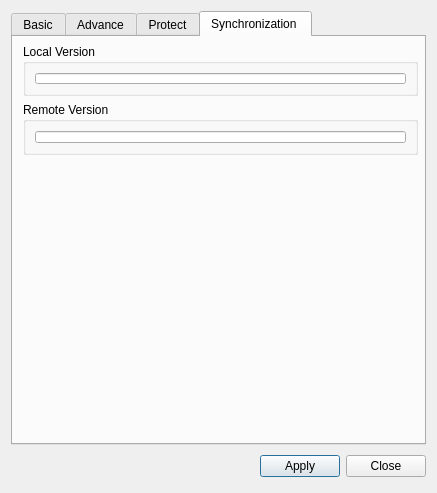
<?xml version="1.0" encoding="UTF-8"?>
<ui version="4.0">
 <class>PropOfDirDialog</class>
 <widget class="QDialog" name="PropOfDirDialog">
  <property name="geometry">
   <rect>
    <x>0</x>
    <y>0</y>
    <width>437</width>
    <height>456</height>
   </rect>
  </property>
  <property name="sizePolicy">
   <sizepolicy hsizetype="Minimum" vsizetype="Preferred">
    <horstretch>0</horstretch>
    <verstretch>0</verstretch>
   </sizepolicy>
  </property>
  <property name="windowTitle">
   <string>Properties Of Directory</string>
  </property>
  <layout class="QVBoxLayout">
   <item>
    <widget class="QTabWidget" name="tabWidget">
     <property name="currentIndex">
      <number>3</number>
     </property>
     <widget class="QWidget" name="basic">
      <attribute name="title">
       <string>Basic</string>
      </attribute>
      <layout class="QGridLayout" name="gridLayout_5">
       <item row="0" column="0">
        <widget class="QGroupBox" name="groupBox">
         <property name="sizePolicy">
          <sizepolicy hsizetype="Preferred" vsizetype="Preferred">
           <horstretch>0</horstretch>
           <verstretch>0</verstretch>
          </sizepolicy>
         </property>
         <property name="title">
          <string>Name</string>
         </property>
         <layout class="QGridLayout">
          <item row="1" column="0">
           <widget class="QLineEdit" name="name"/>
          </item>
         </layout>
        </widget>
       </item>
       <item row="1" column="0">
        <widget class="QGroupBox" name="groupBox_3">
         <property name="title">
          <string>UUID</string>
         </property>
         <layout class="QGridLayout" name="gridLayout_2">
          <item row="0" column="0">
           <widget class="QLineEdit" name="uuid"/>
          </item>
         </layout>
        </widget>
       </item>
       <item row="2" column="0">
        <widget class="QGroupBox" name="groupBox_4">
         <property name="title">
          <string>Icon</string>
         </property>
         <layout class="QGridLayout" name="gridLayout_3">
          <item row="0" column="0">
           <layout class="QHBoxLayout" name="horizontalLayout_7">
            <item>
             <widget class="QToolButton" name="icon">
              <property name="text">
               <string>...</string>
              </property>
             </widget>
            </item>
            <item>
             <widget class="QToolButton" name="changIconBtn">
              <property name="text">
               <string>ChangeIcon</string>
              </property>
             </widget>
            </item>
           </layout>
          </item>
         </layout>
        </widget>
       </item>
       <item row="3" column="0">
        <widget class="QGroupBox" name="groupBox_5">
         <property name="title">
          <string>Location</string>
         </property>
         <layout class="QGridLayout" name="gridLayout_4">
          <item row="0" column="0">
           <widget class="QLineEdit" name="location"/>
          </item>
         </layout>
        </widget>
       </item>
       <item row="4" column="0">
        <widget class="QGroupBox" name="groupBox_2">
         <property name="title">
          <string>Description</string>
         </property>
         <layout class="QGridLayout" name="gridLayout">
          <item row="0" column="0">
           <widget class="QTextEdit" name="desp"/>
          </item>
         </layout>
        </widget>
       </item>
      </layout>
     </widget>
     <widget class="QWidget" name="protect">
      <attribute name="title">
       <string>Advance</string>
      </attribute>
      <widget class="QGroupBox" name="groupBox_6">
       <property name="geometry">
        <rect>
         <x>20</x>
         <y>10</y>
         <width>361</width>
         <height>141</height>
        </rect>
       </property>
       <property name="title">
        <string>Count</string>
       </property>
       <widget class="QWidget" name="layoutWidget">
        <property name="geometry">
         <rect>
          <x>20</x>
          <y>30</y>
          <width>101</width>
          <height>91</height>
         </rect>
        </property>
        <layout class="QVBoxLayout" name="verticalLayout_2">
         <item>
          <widget class="QLabel" name="label_2">
           <property name="text">
            <string>Files Count:</string>
           </property>
          </widget>
         </item>
         <item>
          <widget class="QLabel" name="label_3">
           <property name="text">
            <string>Directory Count:</string>
           </property>
          </widget>
         </item>
         <item>
          <widget class="QLabel" name="label">
           <property name="text">
            <string>Size:</string>
           </property>
          </widget>
         </item>
        </layout>
       </widget>
       <widget class="QWidget" name="layoutWidget">
        <property name="geometry">
         <rect>
          <x>130</x>
          <y>30</y>
          <width>101</width>
          <height>91</height>
         </rect>
        </property>
        <layout class="QVBoxLayout" name="verticalLayout_3">
         <item>
          <widget class="QLabel" name="fileCount">
           <property name="text">
            <string/>
           </property>
          </widget>
         </item>
         <item>
          <widget class="QLabel" name="dirCount">
           <property name="text">
            <string/>
           </property>
          </widget>
         </item>
         <item>
          <widget class="QLabel" name="fileSize">
           <property name="text">
            <string/>
           </property>
          </widget>
         </item>
        </layout>
       </widget>
      </widget>
     </widget>
     <widget class="QWidget" name="tab">
      <attribute name="title">
       <string>Protect</string>
      </attribute>
      <widget class="QGroupBox" name="groupBox_8">
       <property name="geometry">
        <rect>
         <x>20</x>
         <y>20</y>
         <width>381</width>
         <height>211</height>
        </rect>
       </property>
       <property name="title">
        <string>Set Protect Password</string>
       </property>
       <widget class="QCheckBox" name="isProtect">
        <property name="geometry">
         <rect>
          <x>10</x>
          <y>30</y>
          <width>125</width>
          <height>16</height>
         </rect>
        </property>
        <property name="text">
         <string>Protect Directory</string>
        </property>
       </widget>
       <widget class="QWidget" name="layoutWidget_2">
        <property name="geometry">
         <rect>
          <x>10</x>
          <y>60</y>
          <width>361</width>
          <height>132</height>
         </rect>
        </property>
        <layout class="QHBoxLayout" name="horizontalLayout_2">
         <item>
          <layout class="QVBoxLayout" name="verticalLayout_5">
           <item>
            <widget class="QLabel" name="label_5">
             <property name="text">
              <string>Original  Password:</string>
             </property>
            </widget>
           </item>
           <item>
            <widget class="QLabel" name="label_10">
             <property name="text">
              <string>Password:          </string>
             </property>
            </widget>
           </item>
           <item>
            <widget class="QLabel" name="label_11">
             <property name="text">
              <string>ReInput Password:  </string>
             </property>
            </widget>
           </item>
          </layout>
         </item>
         <item>
          <layout class="QVBoxLayout" name="verticalLayout_6">
           <item>
            <widget class="QLineEdit" name="orgpwd">
             <property name="echoMode">
              <enum>QLineEdit::Password</enum>
             </property>
            </widget>
           </item>
           <item>
            <widget class="QLineEdit" name="pwd">
             <property name="echoMode">
              <enum>QLineEdit::Password</enum>
             </property>
            </widget>
           </item>
           <item>
            <widget class="QLineEdit" name="repwd">
             <property name="echoMode">
              <enum>QLineEdit::Password</enum>
             </property>
            </widget>
           </item>
          </layout>
         </item>
        </layout>
       </widget>
      </widget>
     </widget>
     <widget class="QWidget" name="synch">
      <attribute name="title">
       <string>Synchronization </string>
      </attribute>
      <widget class="QGroupBox" name="groupBox_7">
       <property name="geometry">
        <rect>
         <x>10</x>
         <y>65</y>
         <width>395</width>
         <height>53</height>
        </rect>
       </property>
       <property name="title">
        <string>Remote Version</string>
       </property>
       <layout class="QGridLayout" name="gridLayout_8">
        <item row="0" column="0">
         <widget class="QLineEdit" name="remoteVer"/>
        </item>
       </layout>
      </widget>
      <widget class="QGroupBox" name="groupBox_9">
       <property name="geometry">
        <rect>
         <x>10</x>
         <y>7</y>
         <width>395</width>
         <height>52</height>
        </rect>
       </property>
       <property name="sizePolicy">
        <sizepolicy hsizetype="Preferred" vsizetype="Preferred">
         <horstretch>0</horstretch>
         <verstretch>0</verstretch>
        </sizepolicy>
       </property>
       <property name="title">
        <string>Local Version</string>
       </property>
       <layout class="QGridLayout" name="_3">
        <item row="1" column="0">
         <widget class="QLineEdit" name="localVer"/>
        </item>
       </layout>
      </widget>
     </widget>
    </widget>
   </item>
   <item>
    <layout class="QHBoxLayout" name="_2">
     <property name="spacing">
      <number>6</number>
     </property>
     <property name="margin">
      <number>0</number>
     </property>
     <item>
      <spacer name="temp">
       <property name="orientation">
        <enum>Qt::Horizontal</enum>
       </property>
       <property name="sizeHint" stdset="0">
        <size>
         <width>41</width>
         <height>31</height>
        </size>
       </property>
      </spacer>
     </item>
     <item>
      <widget class="QPushButton" name="applyBtn">
       <property name="text">
        <string>Apply</string>
       </property>
      </widget>
     </item>
     <item>
      <widget class="QPushButton" name="closeBtn">
       <property name="text">
        <string>Close</string>
       </property>
      </widget>
     </item>
    </layout>
   </item>
  </layout>
 </widget>
 <resources/>
 <connections/>
</ui>
